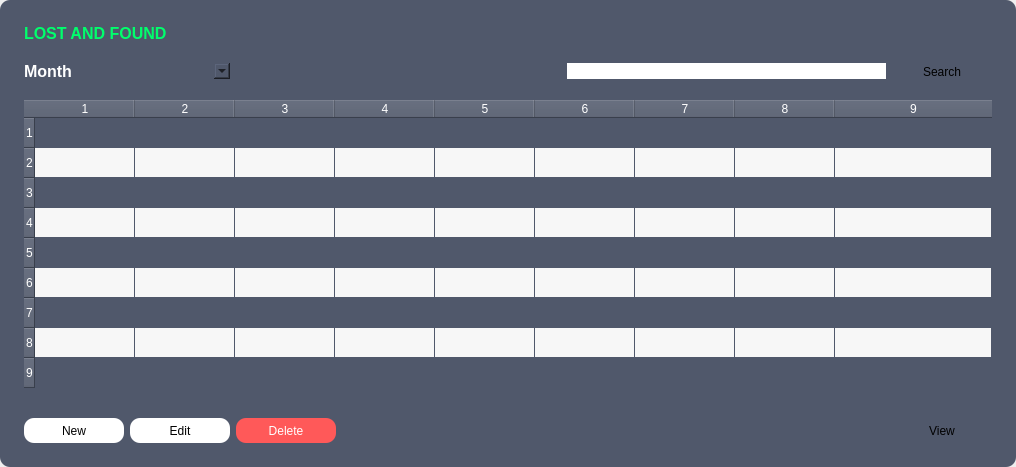
      <widget class="QWidget" name="pageLostAndFound">
       <property name="sizePolicy">
        <sizepolicy hsizetype="MinimumExpanding" vsizetype="MinimumExpanding">
         <horstretch>0</horstretch>
         <verstretch>0</verstretch>
        </sizepolicy>
       </property>
       <layout class="QGridLayout" name="gridLayout_10">
        <property name="leftMargin">
         <number>0</number>
        </property>
        <property name="topMargin">
         <number>0</number>
        </property>
        <property name="rightMargin">
         <number>0</number>
        </property>
        <property name="bottomMargin">
         <number>0</number>
        </property>
        <property name="spacing">
         <number>0</number>
        </property>
        <item row="0" column="0">
         <widget class="QFrame" name="frameLostAndFoundContent">
          <property name="sizePolicy">
           <sizepolicy hsizetype="MinimumExpanding" vsizetype="MinimumExpanding">
            <horstretch>0</horstretch>
            <verstretch>0</verstretch>
           </sizepolicy>
          </property>
          <property name="maximumSize">
           <size>
            <width>16777215</width>
            <height>16777215</height>
           </size>
          </property>
          <property name="accessibleDescription">
           <string>backgroundFrame</string>
          </property>
          <property name="styleSheet">
           <string notr="true">background-color: rgb(80,88,107);
border-radius: 10px;</string>
          </property>
          <property name="frameShape">
           <enum>QFrame::StyledPanel</enum>
          </property>
          <property name="frameShadow">
           <enum>QFrame::Raised</enum>
          </property>
          <layout class="QGridLayout" name="gridLayout_23">
           <property name="leftMargin">
            <number>24</number>
           </property>
           <property name="topMargin">
            <number>24</number>
           </property>
           <property name="rightMargin">
            <number>24</number>
           </property>
           <property name="bottomMargin">
            <number>24</number>
           </property>
           <property name="verticalSpacing">
            <number>16</number>
           </property>
           <item row="4" column="0">
            <widget class="QPushButton" name="pushButtonNewLAF">
             <property name="sizePolicy">
              <sizepolicy hsizetype="Fixed" vsizetype="Fixed">
               <horstretch>0</horstretch>
               <verstretch>0</verstretch>
              </sizepolicy>
             </property>
             <property name="minimumSize">
              <size>
               <width>100</width>
               <height>25</height>
              </size>
             </property>
             <property name="cursor">
              <cursorShape>PointingHandCursor</cursorShape>
             </property>
             <property name="accessibleDescription">
              <string>neutralButton</string>
             </property>
             <property name="autoFillBackground">
              <bool>false</bool>
             </property>
             <property name="styleSheet">
              <string notr="true">background-color: rgb(255, 255, 255);
color: rgb(0, 0, 0);</string>
             </property>
             <property name="text">
              <string>New</string>
             </property>
             <property name="default">
              <bool>false</bool>
             </property>
             <property name="flat">
              <bool>false</bool>
             </property>
            </widget>
           </item>
           <item row="2" column="5">
            <widget class="QPushButton" name="pushButtonSearchLAF">
             <property name="sizePolicy">
              <sizepolicy hsizetype="Fixed" vsizetype="Fixed">
               <horstretch>0</horstretch>
               <verstretch>0</verstretch>
              </sizepolicy>
             </property>
             <property name="minimumSize">
              <size>
               <width>100</width>
               <height>25</height>
              </size>
             </property>
             <property name="accessibleDescription">
              <string>successButton</string>
             </property>
             <property name="text">
              <string>Search</string>
             </property>
            </widget>
           </item>
           <item row="3" column="0" colspan="6">
            <widget class="QTableWidget" name="tableWidgetLostAndFound">
             <property name="sizePolicy">
              <sizepolicy hsizetype="MinimumExpanding" vsizetype="MinimumExpanding">
               <horstretch>0</horstretch>
               <verstretch>0</verstretch>
              </sizepolicy>
             </property>
             <property name="font">
              <font>
               <pointsize>11</pointsize>
               <weight>50</weight>
               <italic>false</italic>
               <bold>false</bold>
              </font>
             </property>
             <property name="styleSheet">
              <string notr="true">background-color: rgb(80,88,107);
color: rgb(255,255,255);</string>
             </property>
             <property name="frameShape">
              <enum>QFrame::StyledPanel</enum>
             </property>
             <property name="frameShadow">
              <enum>QFrame::Plain</enum>
             </property>
             <property name="lineWidth">
              <number>1</number>
             </property>
             <property name="horizontalScrollBarPolicy">
              <enum>Qt::ScrollBarAsNeeded</enum>
             </property>
             <property name="sizeAdjustPolicy">
              <enum>QAbstractScrollArea::AdjustToContents</enum>
             </property>
             <property name="autoScroll">
              <bool>true</bool>
             </property>
             <property name="autoScrollMargin">
              <number>16</number>
             </property>
             <property name="editTriggers">
              <set>QAbstractItemView::NoEditTriggers</set>
             </property>
             <property name="dragDropOverwriteMode">
              <bool>true</bool>
             </property>
             <property name="alternatingRowColors">
              <bool>true</bool>
             </property>
             <property name="selectionMode">
              <enum>QAbstractItemView::SingleSelection</enum>
             </property>
             <property name="selectionBehavior">
              <enum>QAbstractItemView::SelectRows</enum>
             </property>
             <property name="textElideMode">
              <enum>Qt::ElideLeft</enum>
             </property>
             <property name="verticalScrollMode">
              <enum>QAbstractItemView::ScrollPerPixel</enum>
             </property>
             <property name="horizontalScrollMode">
              <enum>QAbstractItemView::ScrollPerPixel</enum>
             </property>
             <property name="showGrid">
              <bool>true</bool>
             </property>
             <property name="gridStyle">
              <enum>Qt::NoPen</enum>
             </property>
             <property name="sortingEnabled">
              <bool>true</bool>
             </property>
             <property name="cornerButtonEnabled">
              <bool>false</bool>
             </property>
             <property name="rowCount">
              <number>9</number>
             </property>
             <property name="columnCount">
              <number>9</number>
             </property>
             <attribute name="horizontalHeaderCascadingSectionResizes">
              <bool>false</bool>
             </attribute>
             <attribute name="horizontalHeaderShowSortIndicator" stdset="0">
              <bool>true</bool>
             </attribute>
             <attribute name="horizontalHeaderStretchLastSection">
              <bool>true</bool>
             </attribute>
             <attribute name="verticalHeaderCascadingSectionResizes">
              <bool>false</bool>
             </attribute>
             <attribute name="verticalHeaderStretchLastSection">
              <bool>false</bool>
             </attribute>
             <row/>
             <row/>
             <row/>
             <row/>
             <row/>
             <row/>
             <row/>
             <row/>
             <row/>
             <column/>
             <column/>
             <column/>
             <column/>
             <column/>
             <column/>
             <column/>
             <column/>
             <column/>
            </widget>
           </item>
           <item row="0" column="0" colspan="3">
            <widget class="QLabel" name="labeLostAndFound">
             <property name="sizePolicy">
              <sizepolicy hsizetype="Fixed" vsizetype="Fixed">
               <horstretch>0</horstretch>
               <verstretch>0</verstretch>
              </sizepolicy>
             </property>
             <property name="font">
              <font>
               <family>Segoe UI</family>
               <pointsize>12</pointsize>
               <weight>75</weight>
               <bold>true</bold>
              </font>
             </property>
             <property name="cursor">
              <cursorShape>ArrowCursor</cursorShape>
             </property>
             <property name="accessibleDescription">
              <string>titleLabel</string>
             </property>
             <property name="styleSheet">
              <string notr="true">
	color: rgb(0, 255, 108);</string>
             </property>
             <property name="text">
              <string>LOST AND FOUND</string>
             </property>
             <property name="scaledContents">
              <bool>true</bool>
             </property>
             <property name="openExternalLinks">
              <bool>false</bool>
             </property>
             <property name="textInteractionFlags">
              <set>Qt::LinksAccessibleByMouse</set>
             </property>
            </widget>
           </item>
           <item row="4" column="5">
            <widget class="QPushButton" name="pushButtonViewLAF">
             <property name="sizePolicy">
              <sizepolicy hsizetype="Fixed" vsizetype="Fixed">
               <horstretch>0</horstretch>
               <verstretch>0</verstretch>
              </sizepolicy>
             </property>
             <property name="minimumSize">
              <size>
               <width>100</width>
               <height>25</height>
              </size>
             </property>
             <property name="cursor">
              <cursorShape>PointingHandCursor</cursorShape>
             </property>
             <property name="accessibleDescription">
              <string>neutralButton</string>
             </property>
             <property name="text">
              <string>View</string>
             </property>
            </widget>
           </item>
           <item row="4" column="1">
            <widget class="QPushButton" name="pushButtonEditLAF">
             <property name="sizePolicy">
              <sizepolicy hsizetype="Fixed" vsizetype="Fixed">
               <horstretch>0</horstretch>
               <verstretch>0</verstretch>
              </sizepolicy>
             </property>
             <property name="minimumSize">
              <size>
               <width>100</width>
               <height>25</height>
              </size>
             </property>
             <property name="cursor">
              <cursorShape>PointingHandCursor</cursorShape>
             </property>
             <property name="accessibleDescription">
              <string>neutralButton</string>
             </property>
             <property name="autoFillBackground">
              <bool>false</bool>
             </property>
             <property name="styleSheet">
              <string notr="true">background-color: rgb(255, 255, 255);
</string>
             </property>
             <property name="text">
              <string>Edit</string>
             </property>
             <property name="autoDefault">
              <bool>false</bool>
             </property>
             <property name="default">
              <bool>false</bool>
             </property>
             <property name="flat">
              <bool>false</bool>
             </property>
            </widget>
           </item>
           <item row="4" column="2">
            <widget class="QPushButton" name="pushButtonDeleteLAF">
             <property name="sizePolicy">
              <sizepolicy hsizetype="Fixed" vsizetype="Fixed">
               <horstretch>0</horstretch>
               <verstretch>0</verstretch>
              </sizepolicy>
             </property>
             <property name="minimumSize">
              <size>
               <width>100</width>
               <height>25</height>
              </size>
             </property>
             <property name="cursor">
              <cursorShape>PointingHandCursor</cursorShape>
             </property>
             <property name="accessibleDescription">
              <string>dangerButton</string>
             </property>
             <property name="autoFillBackground">
              <bool>false</bool>
             </property>
             <property name="styleSheet">
              <string notr="true">background-color: rgb(255, 89, 89);
color: rgb(255, 255, 255);</string>
             </property>
             <property name="text">
              <string>Delete</string>
             </property>
             <property name="default">
              <bool>false</bool>
             </property>
             <property name="flat">
              <bool>false</bool>
             </property>
            </widget>
           </item>
           <item row="2" column="4">
            <widget class="QLineEdit" name="txtBoxSearchLAF">
             <property name="sizePolicy">
              <sizepolicy hsizetype="MinimumExpanding" vsizetype="Fixed">
               <horstretch>0</horstretch>
               <verstretch>0</verstretch>
              </sizepolicy>
             </property>
             <property name="minimumSize">
              <size>
               <width>100</width>
               <height>0</height>
              </size>
             </property>
             <property name="maximumSize">
              <size>
               <width>16777215</width>
               <height>16777215</height>
              </size>
             </property>
             <property name="accessibleDescription">
              <string>searchBar</string>
             </property>
             <property name="styleSheet">
              <string notr="true">background-color: rgb(255, 255, 255);</string>
             </property>
            </widget>
           </item>
           <item row="2" column="2">
            <spacer name="horizontalSpacer_2">
             <property name="orientation">
              <enum>Qt::Horizontal</enum>
             </property>
             <property name="sizeHint" stdset="0">
              <size>
               <width>40</width>
               <height>20</height>
              </size>
             </property>
            </spacer>
           </item>
           <item row="2" column="1">
            <widget class="QComboBox" name="comboBoxLostAndFoundMonth">
             <property name="sizePolicy">
              <sizepolicy hsizetype="Fixed" vsizetype="Fixed">
               <horstretch>0</horstretch>
               <verstretch>0</verstretch>
              </sizepolicy>
             </property>
             <property name="minimumSize">
              <size>
               <width>100</width>
               <height>0</height>
              </size>
             </property>
             <property name="sizeAdjustPolicy">
              <enum>QComboBox::AdjustToContents</enum>
             </property>
             <property name="frame">
              <bool>false</bool>
             </property>
            </widget>
           </item>
           <item row="2" column="0">
            <widget class="QLabel" name="labelMonth_2">
             <property name="sizePolicy">
              <sizepolicy hsizetype="Fixed" vsizetype="Fixed">
               <horstretch>0</horstretch>
               <verstretch>0</verstretch>
              </sizepolicy>
             </property>
             <property name="font">
              <font>
               <family>Segoe UI</family>
               <pointsize>12</pointsize>
               <weight>75</weight>
               <bold>true</bold>
              </font>
             </property>
             <property name="cursor">
              <cursorShape>ArrowCursor</cursorShape>
             </property>
             <property name="accessibleDescription">
              <string>normalLabel</string>
             </property>
             <property name="styleSheet">
              <string notr="true">color: rgb(255, 255, 255);</string>
             </property>
             <property name="text">
              <string>Month</string>
             </property>
             <property name="scaledContents">
              <bool>true</bool>
             </property>
             <property name="openExternalLinks">
              <bool>false</bool>
             </property>
             <property name="textInteractionFlags">
              <set>Qt::LinksAccessibleByMouse</set>
             </property>
            </widget>
           </item>
          </layout>
         </widget>
        </item>
       </layout>
      </widget>
